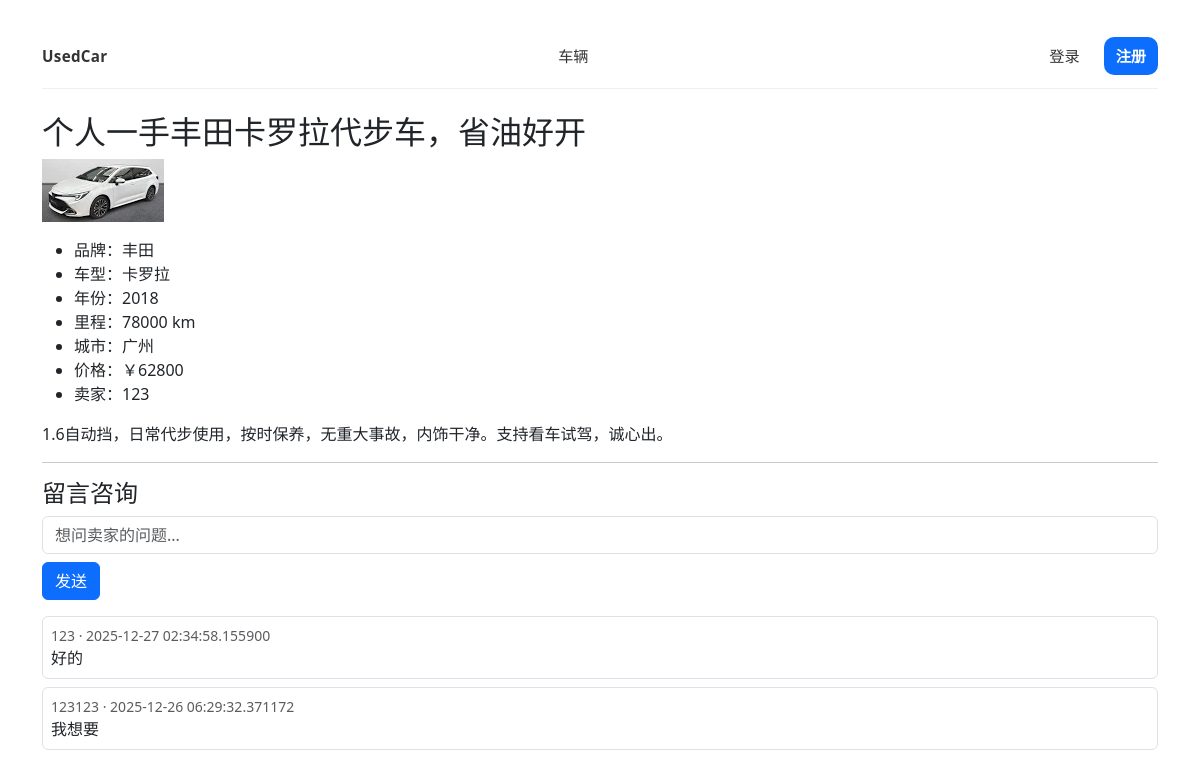
Page /cars/1 on the committed database.
### app/models.py (models this page shows, shortened)
class Car(db.Model):
    id = db.Column(db.Integer, primary_key=True)
    title = db.Column(db.String(120), nullable=False)
    brand = db.Column(db.String(40), index=True, nullable=False)
    model = db.Column(db.String(60), nullable=False)
    year = db.Column(db.Integer, index=True, nullable=False)
    mileage_km = db.Column(db.Integer, nullable=False)
    price = db.Column(db.Integer, index=True, nullable=False)
    city = db.Column(db.String(40), index=True, nullable=False)
    description = db.Column(db.Text, nullable=True)
    image_filename = db.Column(db.String(255), nullable=True)
    is_active = db.Column(db.Boolean, default=True, index=True)
    created_at = db.Column(db.DateTime, default=datetime.utcnow, index=True)
    seller_id = db.Column(db.Integer, db.ForeignKey("user.id"), nullable=False)
    messages = db.relationship("Message", backref="car", lazy=True, cascade="all, delete-orphan")
    favorites = db.relationship("Favorite", backref="car", lazy=True, cascade="all, delete-orphan")

class User(db.Model, UserMixin):
    id = db.Column(db.Integer, primary_key=True)
    email = db.Column(db.String(120), unique=True, index=True, nullable=False)
    username = db.Column(db.String(40), unique=True, index=True, nullable=False)
    password_hash = db.Column(db.String(255), nullable=False)
    is_admin = db.Column(db.Boolean, default=False)
    cars = db.relationship("Car", backref="seller", lazy=True)
    favorites = db.relationship("Favorite", backref="user", lazy=True)

class Message(db.Model):
    id = db.Column(db.Integer, primary_key=True)
    car_id = db.Column(db.Integer, db.ForeignKey("car.id"), nullable=False, index=True)
    user_id = db.Column(db.Integer, db.ForeignKey("user.id"), nullable=False, index=True)
    content = db.Column(db.String(500), nullable=False)
    created_at = db.Column(db.DateTime, default=datetime.utcnow, index=True)
    user = db.relationship("User")

### app/routes.py (the view, shortened to what this page needs)
    @app.route("/cars/<int:car_id>", methods=["GET", "POST"])
    def car_detail(car_id: int):
        car = Car.query.get_or_404(car_id)
        if not car.is_active and (not current_user.is_authenticated or not current_user.is_admin):
            abort(404)
        form = MessageForm()
        is_fav = False
        if current_user.is_authenticated:
            is_fav = Favorite.query.filter_by(user_id=current_user.id, car_id=car.id).first() is not None
        messages = Message.query.filter_by(car_id=car.id).order_by(Message.created_at.desc()).all()
        return render_template("car_detail.html", car=car, form=form, is_fav=is_fav, messages=messages)

### app/forms.py
class MessageForm(FlaskForm):
    content = StringField("留言", validators=[DataRequired(), Length(min=2, max=500)])
    submit = SubmitField("发送")

### app/templates/car_detail.html (shortened to what this page needs)
{% extends "base.html" %}
{% block content %}
<h2>{{ car.title }}</h2>
{% if car.image_filename %}
  <img class="img-fluid mb-3" style="max-height:360px"
       src="{{ url_for('static', filename='uploads/' ~ car.image_filename) }}">
{% endif %}
<ul>
  <li>品牌：{{ car.brand }}</li>
  <li>车型：{{ car.model }}</li>
  <li>年份：{{ car.year }}</li>
  <li>里程：{{ car.mileage_km }} km</li>
  <li>城市：{{ car.city }}</li>
  <li>价格：￥{{ car.price }}</li>
  <li>卖家：{{ car.seller.username }}</li>
</ul>
<p>{{ car.description }}</p>
<hr>
<h4>留言咨询</h4>
<form method="post">
  <div class="mb-2">{{ form.content(class="form-control", placeholder="想问卖家的问题...") }}</div>
  {{ form.submit(class="btn btn-primary") }}
</form>
<div class="mt-3">
  {% for m in messages %}
    <div class="border rounded p-2 mb-2">
      <div class="small text-muted">{{ m.user.username }} · {{ m.created_at }}</div>
      <div>{{ m.content }}</div>
    </div>
  {% endfor %}
</div>
{% endblock %}

### app/templates/base.html (shortened to what this page needs)
<!doctype html>
<html lang="zh">
<head>
  <link rel="stylesheet" href="https://cdn.jsdelivr.net/npm/bootstrap@5.3.3/dist/css/bootstrap.min.css">
  <link rel="stylesheet" href="{{ url_for('static', filename='css/app.css') }}">
</head>
<body class="container py-4">
<nav class="topnav mb-4">
  <div class="topnav-inner">
    <a class="brand" href="{{ url_for('index') }}">UsedCar</a>
    <div class="links">
      <a class="{{ 'active' if request.endpoint=='car_list' else '' }}" href="{{ url_for('car_list') }}">车辆</a>
    </div>
    <div class="actions">
      {% if current_user.is_authenticated %}
        <span class="user">Hi, {{ current_user.username }}</span>
        <a class="btn-link" href="{{ url_for('logout') }}">退出</a>
      {% else %}
        <a class="btn-link {{ 'active' if request.endpoint=='login' else '' }}" href="{{ url_for('login') }}">登录</a>
        <a class="btn-solid {{ 'active' if request.endpoint=='register' else '' }}" href="{{ url_for('register') }}">注册</a>
      {% endif %}
    </div>
  </div>
</nav>
{% block content %}{% endblock %}
</body>
</html>

### app/static/css/app.css (style rules this page uses)
.topnav { position: sticky; top: 0; z-index: 10; background: rgba(255, 255, 255, 0.85); backdrop-filter: blur(10px); border-bottom: 1px solid rgba(0,0,0,0.06); }
.topnav-inner { height: 64px; display: flex; align-items: center; justify-content: space-between; gap: 16px; }
.brand { font-weight: 800; letter-spacing: 0.3px; color: #111; text-decoration: none; }
.links, .actions { display: flex; align-items: center; gap: 14px; }
.links { gap: 50px; }
.topnav a { color: #333; text-decoration: none; font-size: 0.95rem; }
.btn-solid { padding: 8px 12px; border-radius: 10px; background: #0d6efd; color: #fff !important; font-weight: 600; }
.btn-link { padding: 8px 10px; border-radius: 10px; }

### rows in the picture
Car: title "个人一手丰田卡罗拉代步车，省油好开", image_filename (picture), brand "丰田", model "卡罗拉", year "2018", mileage_km "78000", city "广州", price "62800", description "1.6自动挡，日常代步使用，按时保养，无重大事故，内饰干净。支持看车试驾，诚心出。"
User: seller.username "123"
Message: user.username "123", created_at "2025-12-27 02:34:58.155900", content "好的"
Message: user.username "123123", created_at "2025-12-26 06:29:32.371172", content "我想要"
